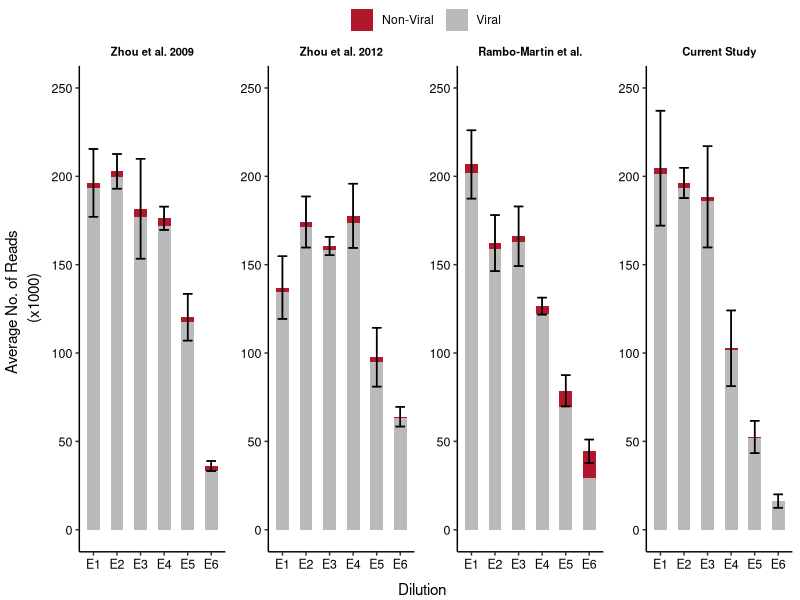

Source code (R):
## ---- chunk 1
knitr::opts_chunk$set(echo = TRUE, warning = FALSE, message = FALSE,cache=TRUE)
## ---- chunk 2
#LOAD RELEVANT LIBRARIES
library(ggplot2)
library(dplyr)
library(grid)
library(ggpubr)
require(grid)

data = read.table('../data/figure_1C_data.tsv', header=TRUE) #load the data

#Generate average number of IAV virus and non-IAV virus reads for each dilution and protocol
#Using standard devition for based on total number of reads
summarised_data = data %>%
  group_by(condition, dilution) %>%
    summarise(mean_total_reads = mean(total_reads),N=n(),
              mean_assembled_reads = mean(total_assembled),
              mean_non_virus_reads = mean(non_virus_reads),
              sd_total_reads = sd(total_reads),
              SE_tota_reads = sd_total_reads/sqrt(N)) %>%
    mutate(ymax_total_reads = mean_total_reads + SE_tota_reads,
          ymin_total_reads = mean_total_reads - SE_tota_reads)


#Just a function to restructure the data for ease of plotting
process_plot <- function(protocol){
      df = summarised_data %>% filter(condition == protocol)
      df = df %>% select(dilution,mean_assembled_reads, mean_non_virus_reads,
                         ymax_total_reads,ymin_total_reads) %>%
    tidyr::pivot_longer(cols=c(mean_assembled_reads, mean_non_virus_reads), names_to=c('variabl2e'))
    return(df)
}

#GGplot function to generate the figure
plot_image <- function(data, title){

  order=c('mean_non_virus_reads','mean_assembled_reads')
  fig <- ggplot(data,aes(x=dilution, y=value,fill=factor(variabl2e, levels=order) ))  +
          geom_bar(stat='identity', width = 0.55, position ='stack')+ 
          labs(fill='',y = 'Average No. of Reads \n (x1000)',x='Dilution', title = title) +
          scale_y_continuous(limits = c(0, 250000),labels=c("0","50","100","150","200","250")) + 
          geom_errorbar(aes(ymax = ymax_total_reads, ymin=ymin_total_reads),width = 0.4)+
          theme_classic()+
          scale_fill_manual(values = c("mean_non_virus_reads"="#b2182b", "mean_assembled_reads"="#bababa"),
                    labels = c("mean_non_virus_reads" = "Non-Viral","mean_assembled_reads" = "Viral"))+
          theme(axis.title.y = element_blank(),axis.title.x = element_blank(),
              plot.title = element_text(hjust = 0.5, size=8, color = 'black', face='bold'),
              axis.text = element_text(size=9, color='black')) +
          guides(color = guide_legend(override.aes = list(size=5)))
  return(fig)
}


#run the functions
L5 = plot_image(process_plot('Licheri_5uM'),'Current Study')
R3 = plot_image(process_plot( 'Rambo_3P'),'Rambo-Martin et al.')
Z3 = plot_image(process_plot('Zhou_3P'),'Zhou et al. 2012')
Z2 = plot_image(process_plot('Zhou_2P'),'Zhou et al. 2009')


#merge the individual images and save
figure = ggarrange(Z2,Z3,R3,L5,nrow=1, common.legend = T,legend='top')
final_plot <- annotate_figure(figure, 
                  left = text_grob('Average No. of Reads \n (x1000)',rot=90, size = 11),
              bottom = text_grob("Dilution", size = 11))

ggsave('../Figures/Figure_1C.pdf',plot= final_plot, width=10, height=3)


